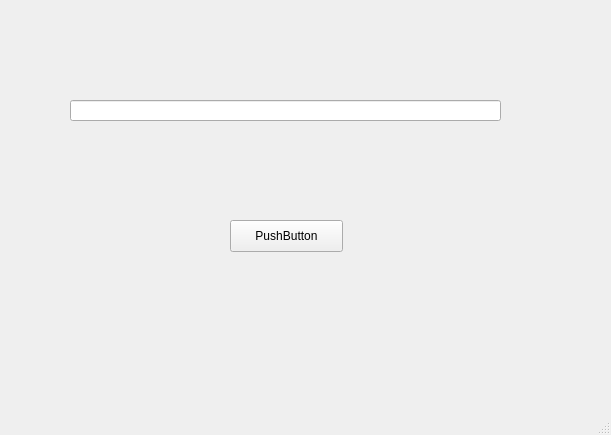
<?xml version="1.0" encoding="UTF-8"?>
<ui version="4.0">
 <class>MainWindow</class>
 <widget class="QMainWindow" name="MainWindow">
  <property name="geometry">
   <rect>
    <x>0</x>
    <y>0</y>
    <width>611</width>
    <height>435</height>
   </rect>
  </property>
  <property name="windowTitle">
   <string>MainWindow</string>
  </property>
  <widget class="QWidget" name="centralwidget">
   <widget class="QLineEdit" name="lineEdit">
    <property name="geometry">
     <rect>
      <x>70</x>
      <y>100</y>
      <width>431</width>
      <height>21</height>
     </rect>
    </property>
   </widget>
   <widget class="QPushButton" name="pushButton">
    <property name="geometry">
     <rect>
      <x>230</x>
      <y>220</y>
      <width>113</width>
      <height>32</height>
     </rect>
    </property>
    <property name="text">
     <string>PushButton</string>
    </property>
   </widget>
  </widget>
  <widget class="QMenuBar" name="menubar">
   <property name="geometry">
    <rect>
     <x>0</x>
     <y>0</y>
     <width>611</width>
     <height>24</height>
    </rect>
   </property>
  </widget>
  <widget class="QStatusBar" name="statusbar"/>
 </widget>
 <resources/>
 <connections/>
</ui>
